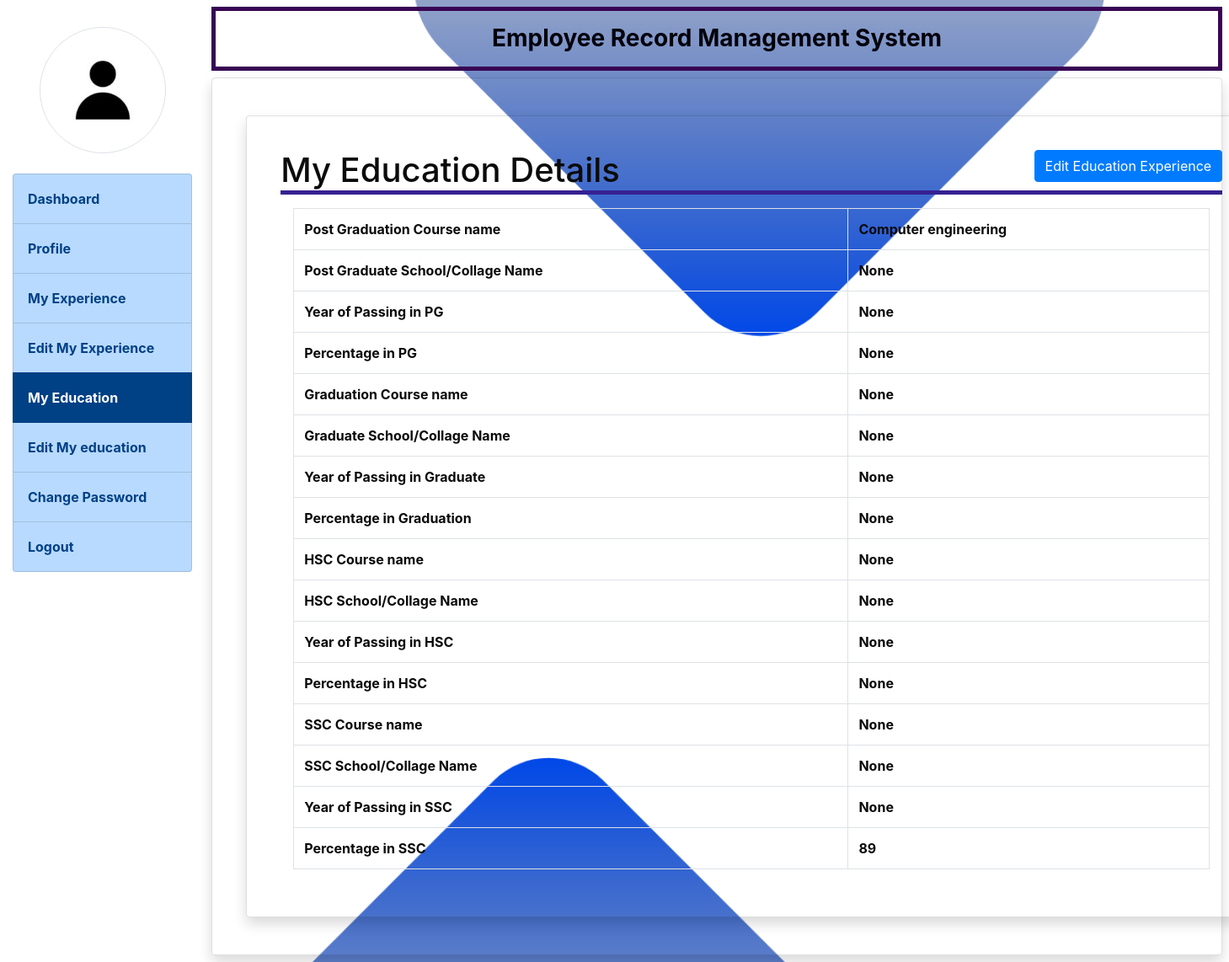
/my_education/ (signed in), run on the app's committed database.
### EMS_APP/models.py (models this page shows, shortened)
class EmployeeEducation(models.Model):
    user = models.ForeignKey(User,on_delete=models.CASCADE)
    course_pg = models.CharField(max_length=200,null=True)
    school_clg_pg = models.CharField(max_length=200, null=True)
    year_of_Passing_pg = models.CharField(max_length=100,null=True)
    percentage_pg= models.CharField(max_length=100,null=True)
    course_grad = models.CharField(max_length=200,null=True)
    school_clg_grad = models.CharField(max_length=200,null=True)
    year_of_Passing_grad = models.CharField(max_length= 100,null=True)
    percentage_grad = models.CharField(max_length=100,null=True)
    course_hsc = models.CharField(max_length=200,null=True)
    school_clg_hsc = models.CharField(max_length=200, null=True)
    year_of_Passing_hsc = models.CharField(max_length=100,null=True)
    percentage_hsc= models.CharField(max_length=100,null=True)
    course_ssc = models.CharField(max_length=200,null=True)
    school_clg_ssc = models.CharField(max_length=200, null=True)
    year_of_Passing_ssc = models.CharField(max_length=100,null=True)
    percentage_ssc= models.CharField(max_length=100,null=True)

### EMS_APP/views.py (the view)
# urls.py: path('my_education/',views.my_education,name='my_education'),
def my_education(request):
    if not request.user.is_authenticated:
        return redirect('emp_login')
    user = request.user  #whose student's data store in sesion ,wo user yaha se user variable mese milega
    employee_education = EmployeeEducation.objects.get(user=user)
    return render(request,'myeducation.html',{'education':employee_education})

### templates/myeducation.html (shortened to what this page needs)
{% extends 'emp_home_base.html' %}
    {% block main %}
    <div class="card shadow m-1 mx-auto" style="width:1200px ; color:rgb(11, 11, 11); ">
        <div class="card-body">
            <a href="{% url 'edit_education' %}" class=" btn btn-primary float-right">Edit Education Experience</a>
            <h1 class="p-0" style="border-bottom: 5px solid rgb(54, 32, 146)">
                My Education Details
            </h1>
            <b>
                <div class="container-lg  font-weight-bold;" >
                    <table class="table table-bordered mt-3  " style="color:rgb(10, 10, 10);">
                        <tr>
                            <th>Post Graduation Course name</th>
                            <td>{{education.course_pg}}</td>
                        </tr>
                        <tr>
                            <th>Post Graduate School/Collage Name</th>
                            <td>{{education.school_clg_pg}}</td>
                        </tr>
                        <tr>
                            <th>Year of Passing in PG</th>
                            <td>{{education.year_of_Passing_pg}}</td>
                        </tr>
                        <tr>
                            <th>Percentage in PG</th>
                            <td>{{education.percentage_pg}}</td>
                        </tr>
                        <tr>
                            <th>Graduation Course name</th>
                            <td>{{education.course_grad}}</td>
                        </tr>
                        <tr>
                            <th>Graduate School/Collage Name</th>
                            <td>{{education.school_clg_grad}}</td>
                        </tr>
                        <tr>
                            <th>Year of Passing in Graduate</th>
                            <td>{{education.year_of_Passing_grad}}</td>
                        </tr>
                        <tr>
                            <th>Percentage in Graduation</th>
                            <td>{{education.percentage_grad}}</td>
                        </tr>
                        <tr>
                            <th>HSC Course name</th>
                            <td>{{education.course_hsc}}</td>
                        </tr>
                        <tr>
                            <th>HSC School/Collage Name</th>
                            <td>{{education.school_clg_hsc}}</td>
                        </tr>
                        <tr>
                            <th>Year of Passing in HSC</th>
                            <td>{{education.year_of_Passing_hsc}}</td>
                        </tr>
                        <tr>
                            <th>Percentage in HSC</th>
                            <td>{{education.percentage_hsc}}</td>
                        </tr>
                        <tr>
                            <th>SSC Course name</th>
                            <td>{{education.course_ssc}}</td>
                        </tr>
                        <tr>
                            <th>SSC School/Collage Name</th>
                            <td>{{education.school_clg_ssc}}</td>
                        </tr>
                        <tr>
                            <th>Year of Passing in SSC</th>
                            <td>{{education.year_of_Passing_ssc}}</td>
                        </tr>
                        <tr>
                            <th>Percentage in SSC</th>
                            <td>{{education.percentage_ssc}}</td>
                        </tr>
                    </table>
                </b>
        </div>
    </div>
    {% endblock %}

### data on the page
EmployeeEducation: course_pg "Computer engineering", school_clg_pg "None", year_of_Passing_pg "None", percentage_pg "None", course_grad "None", school_clg_grad "None", year_of_Passing_grad "None", percentage_grad "None", course_hsc "None", school_clg_hsc "None", year_of_Passing_hsc "None", percentage_hsc "None", course_ssc "None", school_clg_ssc "None", year_of_Passing_ssc "None", percentage_ssc "89"
